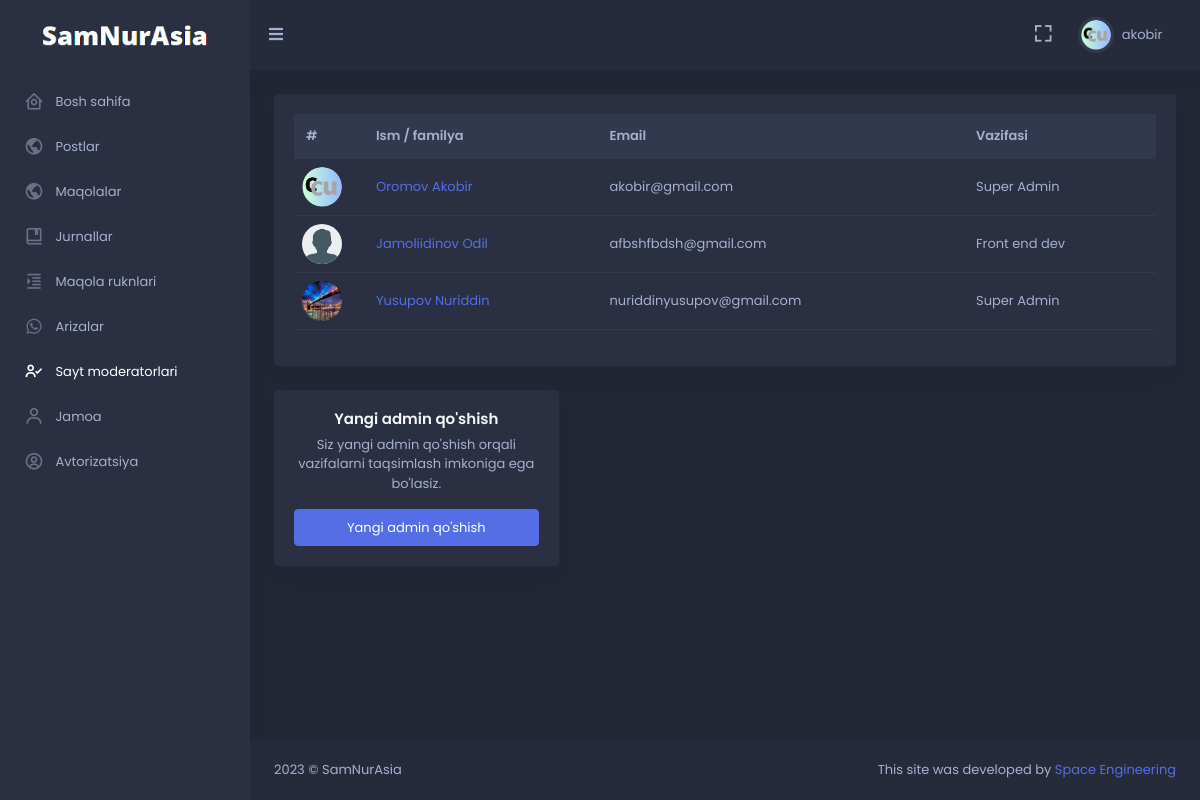
The app's page /moderator/moderator/all (signed in) with its own data.
### moderator/models.py (models this page shows, shortened)
class User(AbstractUser):
    image = models.ImageField(null=True, blank=True, upload_to='images/avatar')
    dark_mode = models.BooleanField(default=False)
    class Meta:
        verbose_name = 'User'
        verbose_name_plural = '1. Userlar'

class Moderator(models.Model):
    user = models.OneToOneField(User, on_delete=models.CASCADE)
    role = models.CharField(max_length=150, null=True)
    description = models.TextField(null=True, blank=True)
    is_created = models.BooleanField(default=False)
    def get_moderator_or_None(request: WSGIRequest):
        if not request.user.is_authenticated:
            return None
        user = request.user
        if not (user.is_active and user.is_staff):
            return None
        try:
            moderator = Moderator.objects.get(user_id=user.pk)
            return moderator
        except:
            return None
    class Meta:
        verbose_name = 'Moderator'
        verbose_name_plural = '2. Moderatorlar'

### moderator/decorator.py (the view)
    def wrapper_func(request, *args, **kwargs):
        if Moderator.get_moderator_or_None(request=request) is not None:
            return func(request, *args, **kwargs)
        else:
            raise Http404()

### moderator/decorator.py (called while the page is built)
def moderator_only(func):
    def wrapper_func(request, *args, **kwargs):
        if Moderator.get_moderator_or_None(request=request) is not None:
            return func(request, *args, **kwargs)
        else:
            raise Http404()
    return wrapper_func

### moderator/views.py (called while the page is built)
@login_required(login_url='login')
@moderator_only
def moderator_all(request: WSGIRequest):
    data = Moderator.objects.all()
    moderator = get_object_or_404(Moderator, user_id=request.user.id)
    return render(request, 'moderator/moderator_all.html', {
        'data': data,
        'object': moderator
    })

### templates/moderator/moderator_all.html
{% extends 'moderator/base.html' %}
{% load static %}
{% block content %}
<div class="row">
    <div class="col-lg-12">
        <div class="card">
            <div class="card-body">
                <div class="table-responsive">
                    <table class="table align-middle table-nowrap table-hover">
                        <thead class="table-light">
                            <tr>
                                <th scope="col" style="width: 70px;">#</th>
                                <th scope="col">Ism / familya</th>
                                <th scope="col">Email</th>
                                <th scope="col">Vazifasi</th>
                            </tr>
                        </thead>
                        <tbody>
                            {% for i in data %}
                            <tr>
                                <td>
                                    <div class="avatar-xs">
                                        <span class="avatar-title rounded-circle">
                                            <img src="{% if i.user.image %}{{i.user.image.url}}{% else %}{% static 'skote/assets/images/users/avatar_default.png' %}{% endif %}" alt="" class="rounded-circle" height="40" width="40">
                                        </span>
                                    </div>
                                </td>
                                <td>
                                    <a href="{% url 'moderator_detail' i.pk %}">{{i.user.last_name}} {{i.user.first_name}}</a>
                                </td>
                                <td>{{i.user.email}}</td>
                                <td>{{i.role}}</td>
                            </tr>
                            {% endfor %}
                        </tbody>
                    </table>
                </div>
            </div>
        </div>
    </div>
</div>
{% if object.is_created == True %}
<div class="row">
    <div class="col-lg-4 ">
        <div class="card card-body text-center">
            <h4 class="card-title">Yangi admin qo'shish</h4>
            <p class="card-text">
                Siz yangi admin qo'shish orqali vazifalarni taqsimlash imkoniga ega bo'lasiz.
            </p>
            <a href="{% url 'moderator_add' %}" class="btn btn-primary waves-effect waves-light">Yangi admin qo'shish</a>
        </div>
    </div>
</div>
{% endif %}
{% endblock %}

### templates/moderator/base.html (shortened to what this page needs)
<!doctype html> {% load static %}
<html lang="en">
<head>
    <link href="{% static 'skote/assets/css/bootstrap.min.css' %}" id="bootstrap-style" rel="stylesheet"
        type="text/css" />
    <link href="{% static 'skote/assets/css/icons.min.css' %}" rel="stylesheet" type="text/css" />
    <link href="{% static 'skote/assets/css/app.min.css' %}" id="app-style" rel="stylesheet" type="text/css" />
</head>
{% if user.dark_mode == True %}
<body data-sidebar="dark" data-layout-mode="dark">
    {% else %}
<body data-sidebar="light" data-layout-mode="light">
        {% endif %}
        <div id="layout-wrapper">
            <header id="page-topbar">
                <div class="navbar-header">
                    <div class="d-flex">
                        <div class="navbar-brand-box">
                            <a href="#" class="logo logo-light" style="pointer-events: none;">
                                <span class="logo-lg">
                                    <img src="{% static 'image/dark.png' %}" alt="" height="22">
                                </span>
                            </a>
                        </div>
                        <button type="button" class="btn btn-sm px-3 font-size-16 header-item waves-effect"
                            id="vertical-menu-btn">
                            <i class="fa fa-fw fa-bars"></i>
                        </button>
                    </div>
                    <div class="d-flex">
                        <div class="dropdown d-none d-lg-inline-block ms-1">
                            <button type="button" class="btn header-item noti-icon waves-effect"
                                data-bs-toggle="fullscreen">
                                <i class="bx bx-fullscreen"></i>
                            </button>
                        </div>
                        <div class="dropdown d-inline-block">
                            <button type="button" class="btn header-item waves-effect" id="page-header-user-dropdown"
                                data-bs-toggle="dropdown" aria-haspopup="true" aria-expanded="false">
                                <img class="rounded-circle header-profile-user"
                                    src="{% if user.image %}{{user.image.url}}{% else %}{% static 'skote/assets/images/users/avatar_default.png' %}{% endif %}"
                                    alt="Header Avatar">
                                <span class="d-none d-xl-inline-block ms-1" key="t-henry">{{ user.username }}</span>
                                <i class="mdi mdi-chevron-down d-none d-xl-inline-block"></i>
                            </button>
                        </div>
                    </div>
                </div>
            </header>
            <div class="vertical-menu">
                <div data-simplebar class="h-100">
                    <div id="sidebar-menu">
                        <ul class="metismenu list-unstyled" id="side-menu">
                            <li>
                                <a href="{% url 'dashboard' %}" >
                                    <i class="bx bx-home-circle"></i>
                                    <span key="t-dashboards"> Bosh sahifa </span>
                                </a>
                            </li>
                            <li>
                                <a href="{% url 'all_posts' %}">
                                    <i class="bx bx-world"></i>
                                    <span key="t-dashboards"> Postlar </span>
                                </a>
                            </li>
                            <li>
                                <a href="{% url 'all_article' %}">
                                    <i class="bx bx-world"></i>
                                    <span key="t-dashboards"> Maqolalar </span>
                                </a>
                            </li>
                            <li>
                                <a href="{% url 'journal_all' %}">
                                    <i class="bx bx-book-bookmark"></i>
                                    <span key="t-dashboards"> Jurnallar </span>
                                </a>
                            </li>
                            <li>
                                <a href="{% url 'article_col_all' %}" class="waves-effect">
                                    <i class="bx bx-right-indent"></i>
                                    <span key="t-chat"> Maqola ruknlari </span>
                                </a>
                            </li>
                            <li>
                                <a href="{% url 'petition_all' %}" class="waves-effect">
                                    <i class="bx bxl-whatsapp"></i>
                                    <span key="t-file-manager">Arizalar</span>
                                </a>
                            </li>
                            <li>
                                <a href="{% url 'moderator_all' %}" class="waves-effect">
                                    <i class="bx bx-user-check"></i>
                                    <span key="t-file-manager">Sayt moderatorlari</span>
                                </a>
                            </li>
                            <li>
                                <a href="{% url 'team_all' %}" class="waves-effect">
                                    <i class="bx bx-user"></i>
                                    <span key="t-file-manager"> Jamoa </span>
                                </a>
                            </li>
                            <li>
                                <a href="#" class="has-arrow waves-effect">
                                    <i class="bx bx-user-circle"></i>
                                    <span key="t-ecommerce">Avtorizatsiya</span>
                                </a>
                            </li>
                        </ul>
                    </div>
                </div>
            </div>
            <div class="main-content">
                <div class="page-content">
                    <div class="container-fluid">
                        {% block content %}{% endblock %}
                    </div>
                </div>
                <footer class="footer">
                    <div class="container-fluid">
                        <div class="row">
                            <div class="col-sm-6">
                                <script>document.write(new Date().getFullYear())</script> © SamNurAsia
                            </div>
                            <div class="col-sm-6">
                                <div class="text-sm-end d-none d-sm-block">
                                    This site was developed by <a href="#">Space Engineering</a>
                                </div>
                            </div>
                        </div>
                    </div>
                </footer>
            </div>
        </div>
    </body>
</html>

### records on screen
User: image (picture), username "akobir"
Moderator: user.image (picture), user.last_name "Oromov", user.first_name "Akobir", user.email "akobir@gmail.com", role "Super Admin"
Moderator: user.last_name "Jamoliidinov", user.first_name "Odil", user.email "afbshfbdsh@gmail.com", role "Front end dev"
Moderator: user.image (picture), user.last_name "Yusupov", user.first_name "Nuriddin", user.email "nuriddinyusupov@gmail.com", role "Super Admin"
